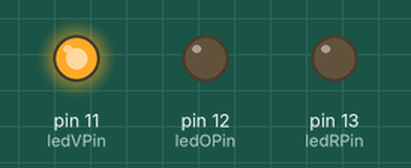
This sketch was run on a simulated Arduino Uno, built with avr-gcc and run on an emulated ATmega328P. Shown: output pins drawn as LEDs (lit = HIGH).

Above: at 3.0 s.
At 7.0 s:
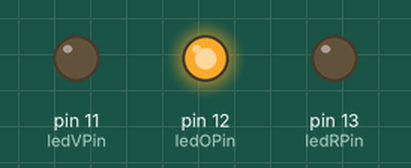
At 10.0 s:
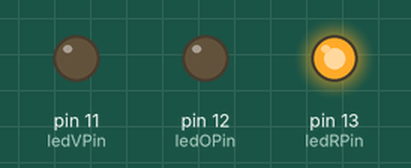
Timing chart, 0 to 15.6 s (numbered marks = the images above):
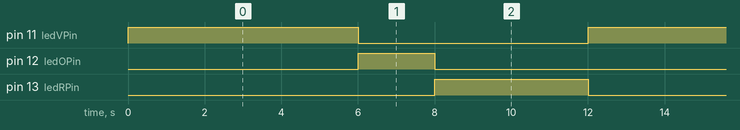

The sketch:

semaforo.ino
```cpp
/*
  Semaforo:
  Estado verde 6s
  Estado amarillo 2s
  Estado rojo 4s

  Jose Pujol
  Octubre 2017
*/

// Declaracion de variables de tipo constante entero
const int ledRPin = 13; // LED rojo asociado al pin 13
const int ledOPin = 12; // LED naranja asociado al pin 12
const int ledVPin = 11; // LED verde asociado al pin 11

// la funcion set up se ejecuta una sola vez
void setup() {
  // inicializa los pines como una salida digital
  pinMode(ledRPin, OUTPUT);
  pinMode(ledOPin, OUTPUT);
  pinMode(ledVPin, OUTPUT);
}

// la funcion loop se ejecuta repetidamente de forma infinita
void loop() {
  // ESTADO SEMAFORO VERDE
  digitalWrite(ledRPin, LOW); // establece 0v en el pin del LED rojo
  digitalWrite(ledOPin, LOW); // establece 0v en el pin del LED amarillo
  digitalWrite(ledVPin, HIGH); // establece 5v en el pin del LED verde
  delay(6000);    // espera seis segundos

  // ESTADO SEMAFORO AMARILLO
  digitalWrite(ledRPin, LOW);  // establece 0v en el pin del LED rojo
  digitalWrite(ledVPin, LOW); // establece 0v en el pin del LED verde
  digitalWrite(ledOPin, HIGH); // establece 5v en el pin del LED amarillo
  delay(2000);                 // espera 2 segundos

  // ESTADO SEMAFORO ROJO
  digitalWrite(ledRPin, HIGH); // establece 5v en el pin del LED rojo
  digitalWrite(ledOPin, LOW); // establece 0v en el pin del LED amarillo
  digitalWrite(ledVPin, LOW); // establece 0v en el pin del LED verde
  delay(4000);    // espera cuatro segundos
}
```

Measured:
- by itself, pin 11 (ledVPin): alternates HIGH for 6.0 s and LOW for 6.0 s
- by itself, pin 12 (ledOPin): alternates HIGH for 2.0 s and LOW for 10.0 s
- by itself, pin 13 (ledRPin): alternates HIGH for 4.0 s and LOW for 8.0 s
